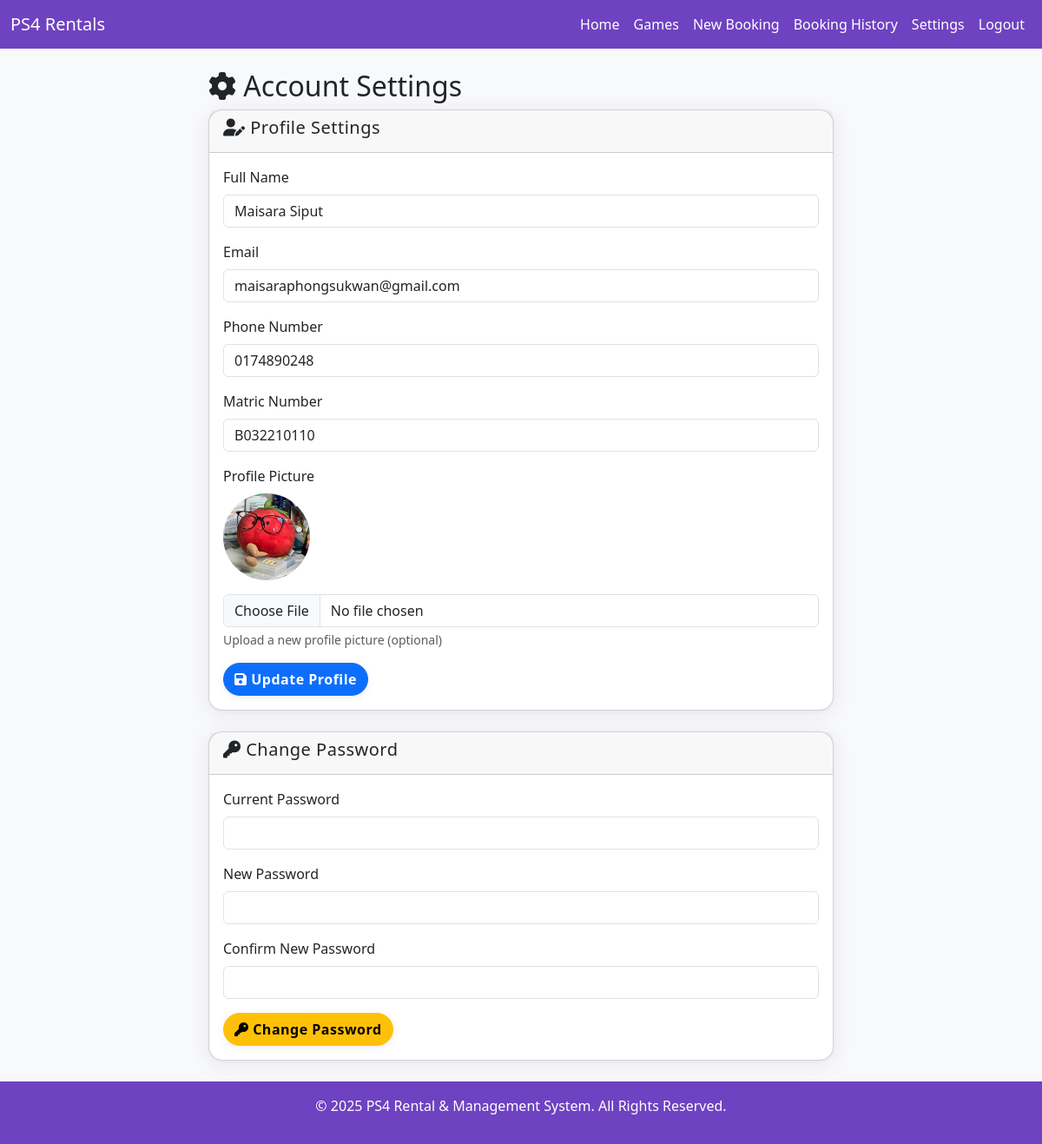
Screenshot of /customer/settings.php (signed in) with the database file from the repository.
### tables this page shows
CREATE TABLE IF NOT EXISTS `customers` (
  `customer_ID` varchar(10) NOT NULL,
  `customer_username` varchar(50) NOT NULL,
  `customer_full_name` varchar(100) NOT NULL,
  `customer_email` varchar(100) NOT NULL,
  `customer_matric_no` varchar(10) DEFAULT NULL,
  `customer_password_hash` varchar(255) NOT NULL,
  `customer_profile_picture` varchar(255) DEFAULT NULL,
  `customer_phone` varchar(20) DEFAULT NULL,
  `status` enum('active','banned','pending_verification') NOT NULL DEFAULT 'pending_verification',
  `last_login` timestamp NULL DEFAULT NULL,
  `created_at` timestamp NOT NULL DEFAULT CURRENT_TIMESTAMP,
  `reset_token` varchar(64) DEFAULT NULL,
  `reset_expires` timestamp NULL DEFAULT NULL,
  `remember_token` varchar(64) DEFAULT NULL,
  `failed_login_attempts` int NOT NULL DEFAULT '0',
  `last_failed_login` timestamp NULL DEFAULT NULL,
  `verification_token` varchar(64) DEFAULT NULL,
  PRIMARY KEY (`customer_ID`),
  UNIQUE KEY `customer_username` (`customer_username`),
  UNIQUE KEY `customer_email` (`customer_email`),
  UNIQUE KEY `customer_matric_no` (`customer_matric_no`)
);

### customer/settings.php (the view, shortened to what this page needs)
<?php
require_once '../db_connection.php';
$customer_ID = $_SESSION['customer_ID'];
$stmt = $pdo->prepare('SELECT * FROM customers WHERE customer_ID = ?');
$stmt->execute([$customer_ID]);
$customer = $stmt->fetch();
?>
<!DOCTYPE html>
<html lang="en">
<head>
    <link href="https://cdn.jsdelivr.net/npm/bootstrap@5.1.3/dist/css/bootstrap.min.css" rel="stylesheet">
    <link href="https://cdnjs.cloudflare.com/ajax/libs/font-awesome/6.0.0/css/all.min.css" rel="stylesheet">
    <link href="../css/style.css" rel="stylesheet">
</head>
<body>
    <?php include '../partials/header.php'; ?>
    <div class="container mt-4">
        <div class="row">
            <div class="col-md-8 mx-auto">
                <h2><i class="fas fa-cog"></i> Account Settings</h2>
                <div class="card mb-4">
                    <div class="card-header">
                        <h5><i class="fas fa-user-edit"></i> Profile Settings</h5>
                    </div>
                    <div class="card-body">
                        <form method="POST" enctype="multipart/form-data">
                            <div class="mb-3">
                                <label for="full_name" class="form-label">Full Name</label>
                                <input type="text" class="form-control" id="full_name" name="full_name" value="<?php echo htmlspecialchars($customer['customer_full_name']); ?>" required>
                            </div>
                            <div class="mb-3">
                                <label for="email" class="form-label">Email</label>
                                <input type="email" class="form-control" id="email" name="email" value="<?php echo htmlspecialchars($customer['customer_email']); ?>" required>
                            </div>
                            <div class="mb-3">
                                <label for="phone" class="form-label">Phone Number</label>
                                <input type="tel" class="form-control" id="phone" name="phone" value="<?php echo htmlspecialchars($customer['customer_phone']); ?>">
                            </div>
                            <div class="mb-3">
                                <label for="customer_matric_no" class="form-label">Matric Number</label>
                                <input type="text" class="form-control" id="customer_matric_no" name="customer_matric_no" required maxlength="10" value="<?php echo htmlspecialchars($customer['customer_matric_no'] ?? ''); ?>">
                            </div>
                            <div class="mb-3">
                                <label for="profile_picture" class="form-label">Profile Picture</label><br>
                                <?php if (!empty($customer['customer_profile_picture']) && file_exists('../' . $customer['customer_profile_picture'])): ?>
                                    <img src="<?php echo '../' . htmlspecialchars($customer['customer_profile_picture']); ?>" alt="Profile Picture" class="rounded-circle mb-2" style="width: 100px; height: 100px; object-fit: cover;">
                                <?php else: ?>
                                    <img src="../css/no-image.png" alt="No Profile Picture" class="rounded-circle mb-2" style="width: 100px; height: 100px; object-fit: cover;">
                                <?php endif; ?>
                                <input type="file" class="form-control mt-2" id="profile_picture" name="profile_picture" accept="image/*">
                                <div class="form-text">Upload a new profile picture (optional)</div>
                            </div>
                            <button type="submit" name="update_profile" class="btn btn-primary">
                                <i class="fas fa-save"></i> Update Profile
                            </button>
                        </form>
                    </div>
                </div>
                <div class="card">
                    <div class="card-header">
                        <h5><i class="fas fa-key"></i> Change Password</h5>
                    </div>
                    <div class="card-body">
                        <form method="POST">
                            <div class="mb-3">
                                <label for="current_password" class="form-label">Current Password</label>
                                <input type="password" class="form-control" id="current_password" name="current_password" required>
                            </div>
                            <div class="mb-3">
                                <label for="new_password" class="form-label">New Password</label>
                                <input type="password" class="form-control" id="new_password" name="new_password" required>
                            </div>
                            <div class="mb-3">
                                <label for="confirm_password" class="form-label">Confirm New Password</label>
                                <input type="password" class="form-control" id="confirm_password" name="confirm_password" required>
                            </div>
                            <button type="submit" name="change_password" class="btn btn-warning">
                                <i class="fas fa-key"></i> Change Password
                            </button>
                        </form>
                    </div>
                </div>
            </div>
        </div>
    </div>
    <?php include '../partials/footer.php'; ?>
</body>
</html>

### css/style.css (style rules this page uses)
body { background-color: #f8f9fa; }
.card, .hero-section { border-radius: 1rem; box-shadow: 0 4px 24px rgba(80, 0, 120, 0.08), 0 1.5px 4px rgba(80,0,120,0.04); }
.btn, .btn-purple { border-radius: 2rem; font-weight: 600; letter-spacing: 0.5px; transition: background 0.2s, color 0.2s, box-shadow 0.2s; box-shadow: 0 2px 8px rgba(80,0,120,0.08); }
.card-header { font-size: 1.1rem; font-weight: 700; letter-spacing: 0.5px; border-radius: 1rem 1rem 0 0; }

### rows the page displays
customers: full_name "Maisara Siput", email "maisaraphongsukwan@gmail.com", phone "0174890248", customer_matric_no "B032210110", customer_profile_picture (picture)
